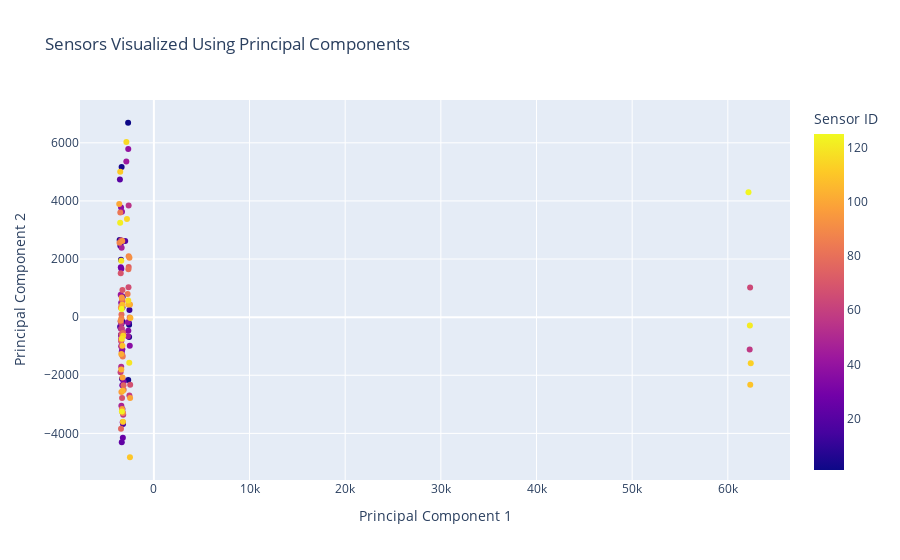

The code cell stored with this chart in its notebook:
### Code cell
# Plot the PCA interactive plot
plot_pca_interactive(df_range_delay_ends, sensor_id_col='Sensor ID', n_components=2)
